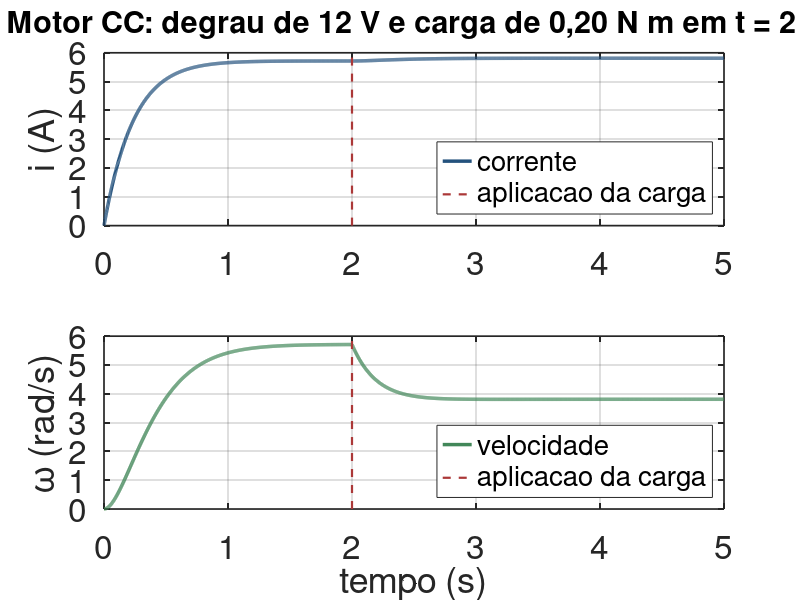

Reproduce this figure in MATLAB.
% MVO-20 - Aula 02
% Motor CC: degrau de tensao e aplicacao de torque de carga

clear; close all; clc;

R  = 2.0;      % ohm
L  = 0.5;      % H
J  = 0.02;     % kg.m^2
b  = 0.10;     % N.m.s/rad
kt = 0.10;     % N.m/A
ke = 0.10;     % V.s/rad

va   = @(t) 12.0;
tauL = @(t) 0.20*(t >= 2.0);

f = @(t,x) [ ...
    (va(t) - R*x(1) - ke*x(2))/L; ...
    (kt*x(1) - b*x(2) - tauL(t))/J ];

opts = odeset('MaxStep',1e-2,'RelTol',1e-8,'AbsTol',1e-10);
[t,x] = ode45(f,[0 5],[0;0],opts);

i = x(:,1);
omega = x(:,2);

fig = figure('Color','w','Position',[100 100 1000 560]);

subplot(2,1,1)
plot(t,i,'LineWidth',2.5,'Color',[0.14 0.32 0.49]);
hold on
plot([2 2],ylim,'--','LineWidth',1.6,'Color',[0.67 0.22 0.22]);
grid on
set(gca,'FontSize',24,'LineWidth',1.2)
ylabel('i (A)','FontSize',26)
title('Motor CC: degrau de 12 V e carga de 0,20 N m em t = 2 s','FontSize',22)
legend('corrente','aplicacao da carga','Location','southeast','FontSize',20)

subplot(2,1,2)
plot(t,omega,'LineWidth',2.5,'Color',[0.26 0.53 0.35]);
hold on
plot([2 2],ylim,'--','LineWidth',1.6,'Color',[0.67 0.22 0.22]);
grid on
set(gca,'FontSize',24,'LineWidth',1.2)
xlabel('tempo (s)','FontSize',26)
ylabel('\omega (rad/s)','FontSize',26)
legend('velocidade','aplicacao da carga','Location','southeast','FontSize',20)

print(fig,'Figuras/motor_cc_resposta.png','-dpng','-r180');
